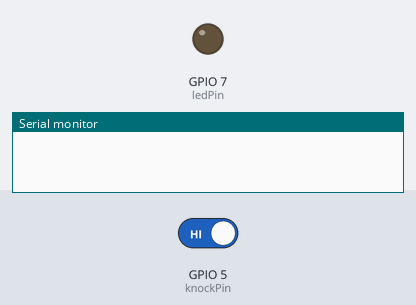
Simulated run of this program. Board: ESP32-S3. Parts: output pins drawn as LEDs (lit = HIGH), the last lines printed to the serial monitor. Inputs (shaded band) come from the test bench; at power-on: GPIO 5 (knockPin) HIGH.

Above: at 1.2 s.
1.3 s: GPIO 5 (knockPin) driven LOW
At 1.8 s:
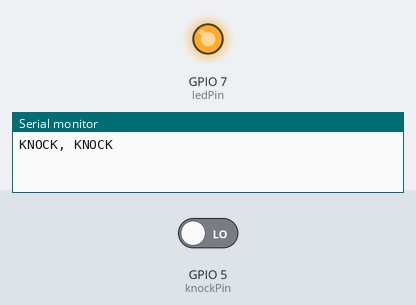
2.8 s: GPIO 5 (knockPin) driven HIGH
At 4.2 s:
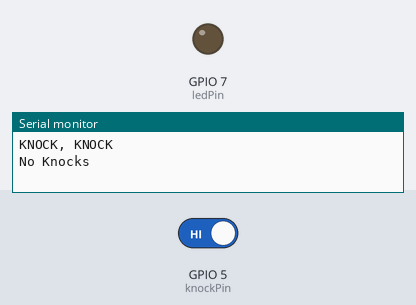
Timing chart, 0 to 5.8 s (numbered marks = the images above; inputs shaded):
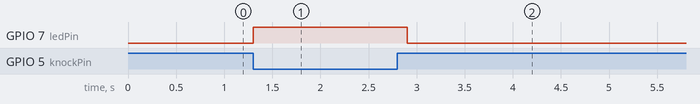

The program:

main.cpp
```cpp
#include <Arduino.h>

const int knockPin = 5;
const int ledPin = 7;

int knockVal = HIGH;
boolean knockAlarm = false;
unsigned long prevKnockTime;


int knockAlarmTime = 100;


void setup ()
{
  Serial.begin(9600);
  pinMode (ledPin, OUTPUT) ;
  pinMode (knockPin, INPUT) ;
}
void loop ()
{
  knockVal = digitalRead (knockPin) ;

  if (knockVal == LOW)
  {

    prevKnockTime = millis();

    if (!knockAlarm)
    {
      Serial.println("KNOCK, KNOCK");
      digitalWrite(ledPin,HIGH);
      knockAlarm = true;
      delay(1000);
    }
  }
  else
  {
    if( (millis()-prevKnockTime) > knockAlarmTime &&  knockAlarm)
    {
      digitalWrite(ledPin,LOW);
      Serial.println("No Knocks");
      knockAlarm = false;
    }
  }
}
```

Measured:
- after the input at 1.3 s, GPIO 7 (ledPin): LOW → HIGH at once
- after the input at 2.8 s, GPIO 7 (ledPin): HIGH → LOW after 0.10 s
